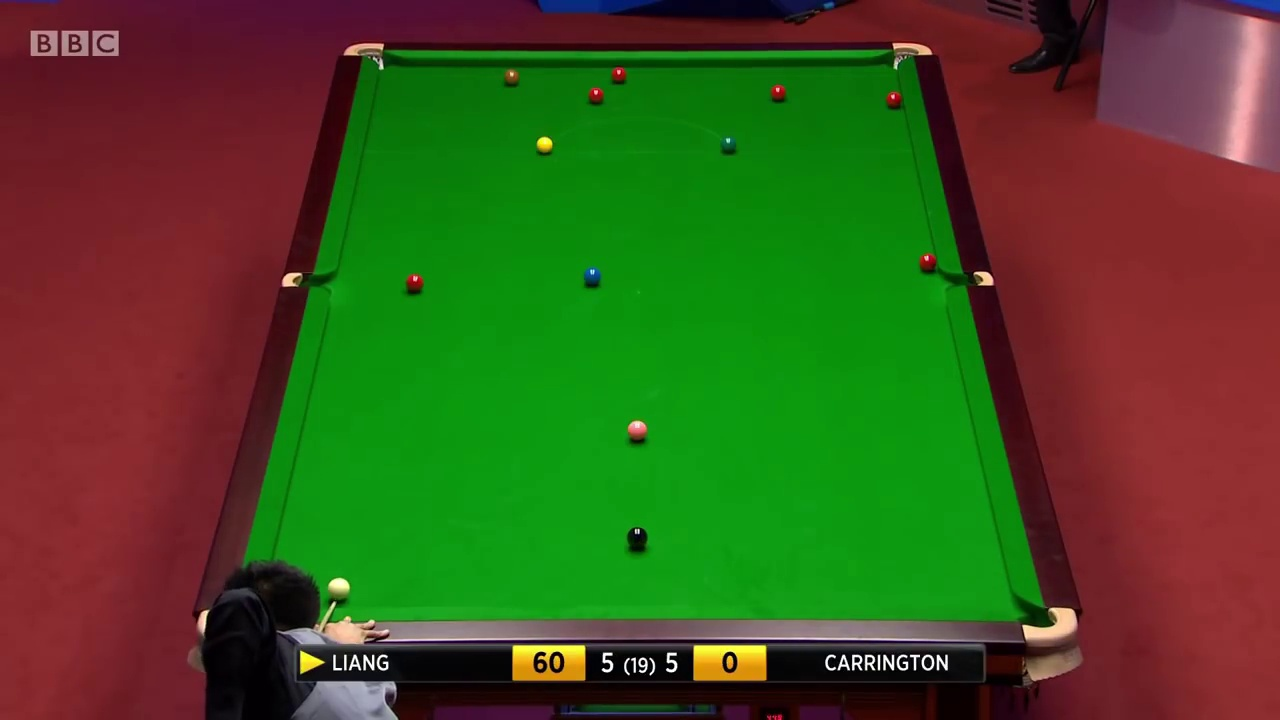
#> input picture 40.jpg, 1280 x 720 px
$ python orb.py
#> lines starting #> are read from the running program, lines starting #| are printed output that depends on the picture
import cv2
import matplotlib.pyplot as plt
import numpy as np
from proiect.lib.util import imageshow, auto_canny

# Load the image
image1 = cv2.imread('40.jpg')
#> image1 is the input picture: shape (720, 1280, 3); mean B, G, R 31.4, 81.3, 67

# Convert the training image to RGB
training_image = cv2.cvtColor(image1, cv2.COLOR_BGR2RGB)

# Convert the training image to gray scale
training_gray = cv2.cvtColor(training_image, cv2.COLOR_RGB2GRAY)
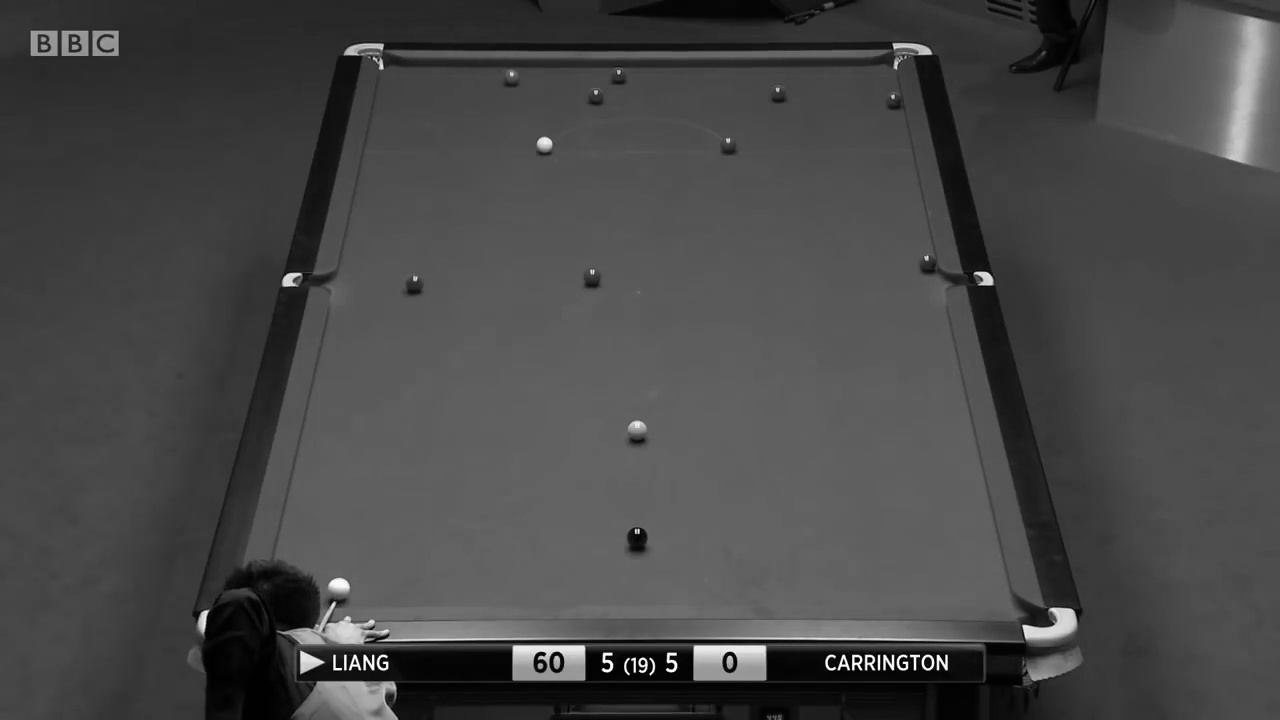
#> training_gray: shape (720, 1280); min 0, max 255, mean 71.3

test_image = cv2.imread('table.jpg')
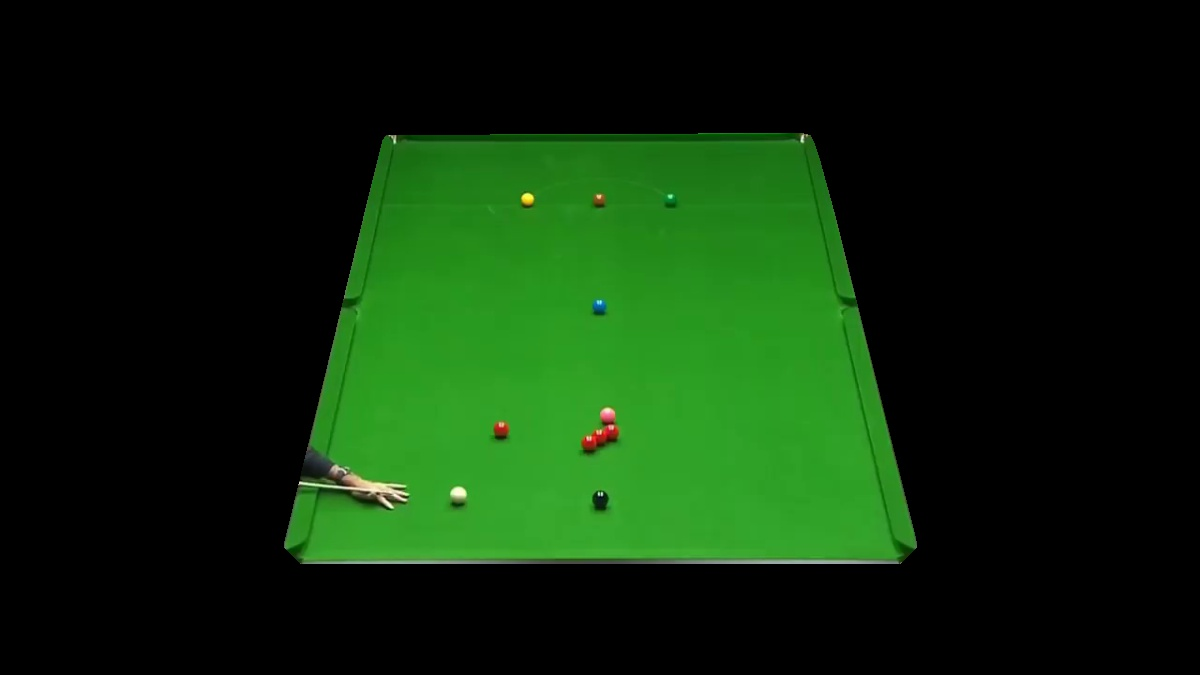
#> input picture table.jpg, 1200 x 675 px
#> test_image is the input picture: shape (675, 1200, 3); mean B, G, R 9.9, 41.6, 12.7

test_gray = cv2.cvtColor(test_image, cv2.COLOR_RGB2GRAY)
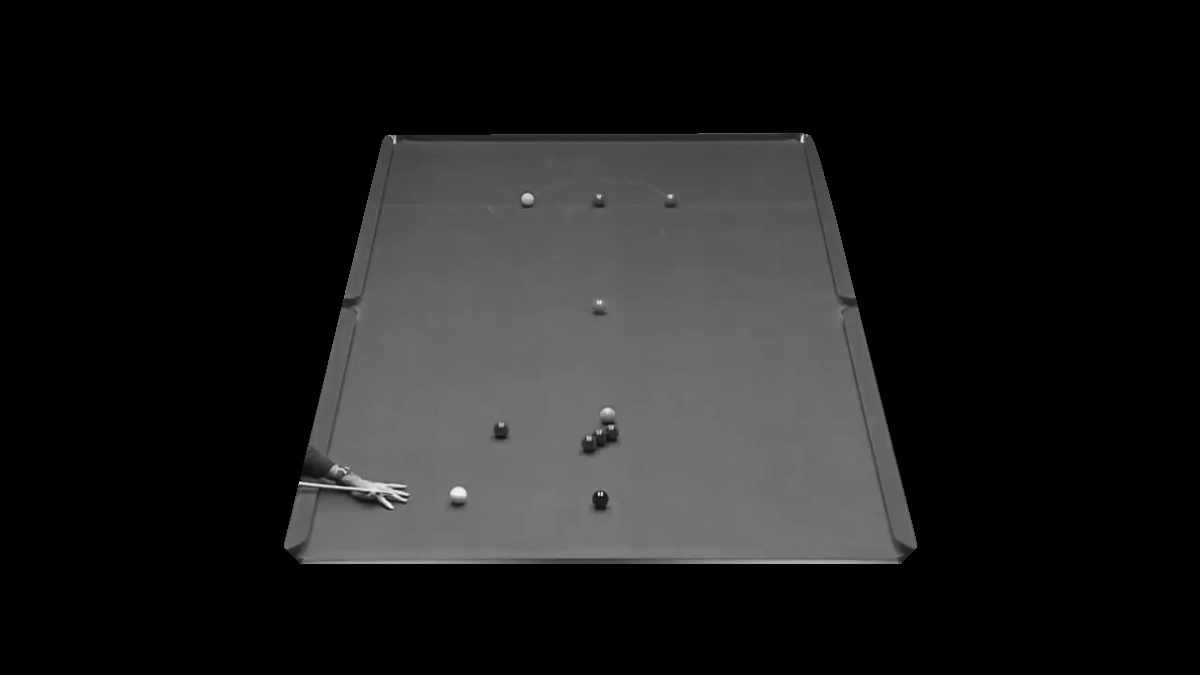
#> test_gray: shape (675, 1200); min 0, max 243, mean 28.9

# Display traning image and testing image
fx, plots = plt.subplots(1, 2, figsize=(20,10))

plots[0].set_title("Training Image")
plots[0].imshow(training_image)

plots[1].set_title("Testing Image")
plots[1].imshow(test_image)


orb = cv2.ORB_create()

train_keypoints, train_descriptor = orb.detectAndCompute(training_gray, None)
#> train_keypoints = 500 keypoints; strongest (x, y, size): (642, 661, 31), (642, 663, 31), (858, 659, 31), (871, 659, 31)
test_keypoints, test_descriptor = orb.detectAndCompute(test_gray, None)
#> test_keypoints = 500 keypoints; strongest (x, y, size): (299, 483, 31), (601, 494, 31), (299, 482, 37.2), (598, 494, 31)

keypoints_without_size = np.copy(training_image)
keypoints_with_size = np.copy(training_image)

cv2.drawKeypoints(training_image, train_keypoints, keypoints_without_size, color = (0, 255, 0))
#> keypoints_without_size: shape (720, 1280, 3); mean R, G, B 66.3, 82.3, 30.9

cv2.drawKeypoints(training_image, train_keypoints, keypoints_with_size, flags = cv2.DRAW_MATCHES_FLAGS_DRAW_RICH_KEYPOINTS)
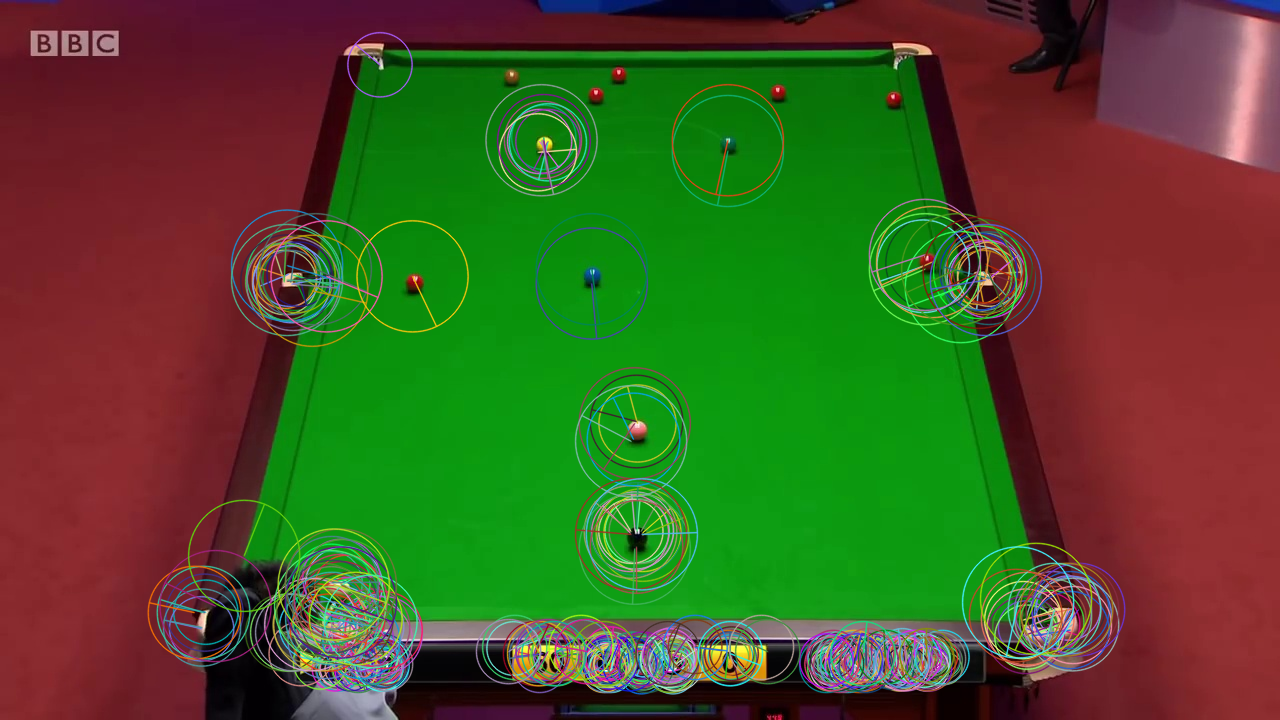
#> keypoints_with_size: shape (720, 1280, 3); mean R, G, B 71.6, 84.7, 37.5

# Display image with and without keypoints size
fx, plots = plt.subplots(1, 2, figsize=(20,10))

plots[0].set_title("Train keypoints With Size")
plots[0].imshow(keypoints_with_size, cmap='gray')

plots[1].set_title("Train keypoints Without Size")
plots[1].imshow(keypoints_without_size, cmap='gray')

# Print the number of keypoints detected in the training image
print("Number of Keypoints Detected In The Training Image: ", len(train_keypoints))
#| Number of Keypoints Detected In The Training Image:  500

# Print the number of keypoints detected in the query image
print("Number of Keypoints Detected In The Query Image: ", len(test_keypoints))
#| Number of Keypoints Detected In The Query Image:  500


# Create a Brute Force Matcher object.
bf = cv2.BFMatcher(cv2.NORM_HAMMING, crossCheck = True)

# Perform the matching between the ORB descriptors of the training image and the test image
matches = bf.match(train_descriptor, test_descriptor)
#> matches = 124 matches

# The matches with shorter distance are the ones we want.
matches = sorted(matches, key = lambda x : x.distance)

result = cv2.drawMatches(training_image, train_keypoints, test_gray, test_keypoints, matches[:10], test_gray, flags = 2)
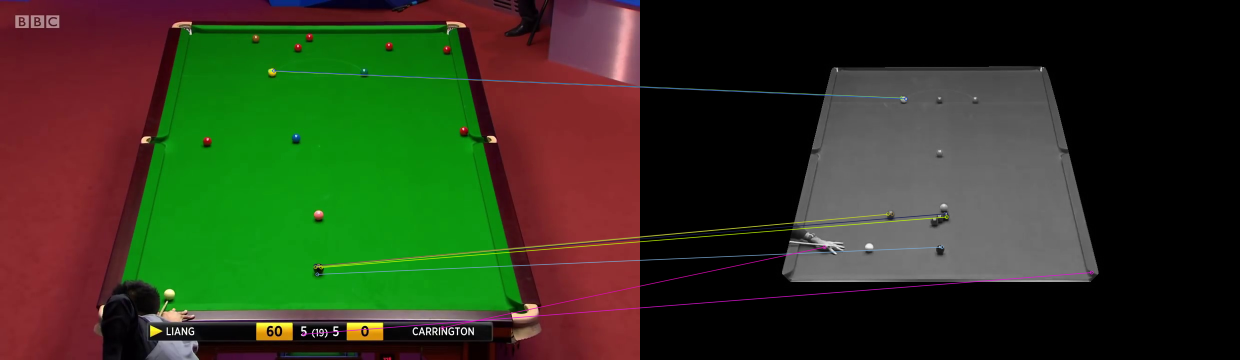
#> result: shape (720, 2480, 3) (shown at 1/2 size); mean R, G, B 48.4, 55.5, 30


# Print total number of matching points between the training and query images
print("\nNumber of Matching Keypoints Between The Training and Query Images: ", len(matches))
#| Number of Matching Keypoints Between The Training and Query Images:  124
#> figure, not shown here; B, G, R data is drawn as R, G, B
